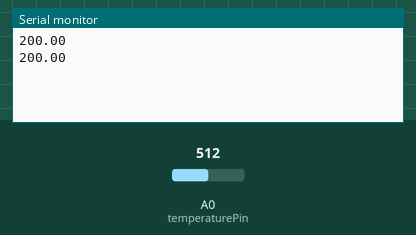
This program was run on a simulated Arduino Uno, built with avr-gcc and run on an emulated ATmega328P. Shown: the last lines printed to the serial monitor. Inputs (shaded band) come from the test bench; at power-on: A0 (temperaturePin) = 512.

Above: at 1.8 s.
1.9 s: A0 (temperaturePin) set to 716
At 2.8 s:
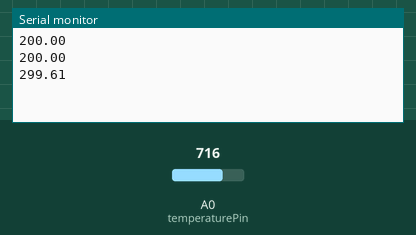
3.4 s: A0 (temperaturePin) set to 900
At 4.7 s:
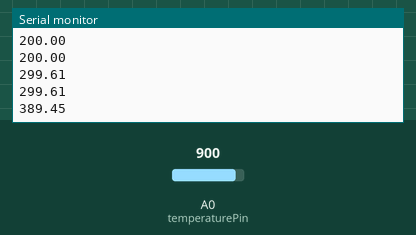
Timing chart, 0 to 6.4 s (numbered marks = the images above; inputs shaded):
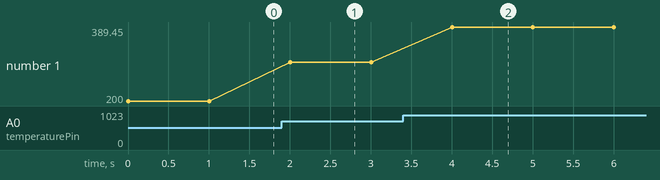

Measured:
- after the input at 1.9 s, the serial monitor: prints a new line after 0.10 s (image 1)
- after the input at 3.4 s, the serial monitor: prints a new line after 0.60 s (image 2)
- plotted number 1: 200 → 299.61 after the input at 1.9 s, 299.61 → 389.45 after the input at 3.4 s

The program:

main.cpp
```cpp
#include <Arduino.h>


//Leer temperatura con un TMP36
//pin en el que se conecta la salida Vout o pi medi del sensor TMP36
const int temperaturePin = A0;
const int umbraltemperatura = 20;
const int ledpin = 3;

//calcula la temperatura dependiendo del voltaje recibido
float getVoltage(int pin){
 return (analogRead(pin) * .004882814);
}
//metodo cliente
void setup()
{
  //Inicializar el puerto serial
  Serial.begin(115200);
}

//metodo repetitivo
void loop()
{
 //recibe la temperatura del método

 float temperature = getVoltage(temperaturePin);
 temperature = (temperature - .5) * 100;
 //float temperature = ( analogRead(temperaturePin) * (500.0 / 1023.0) ) - 50.0;
 //impresión en la pantalla seria del IDE arduino
 Serial.println(temperature);

 //Verifico el umbral de temperatura
 if(temperature>umbraltemperatura)
    digitalWrite(ledpin, HIGH);   // turn the LED on (HIGH is the voltage level)
  else
    digitalWrite(ledpin, LOW);    // turn the LED off by making the voltage LOW

//espera en milisegundos para volver a tomar la temperatura
 delay(1000);
}
```
